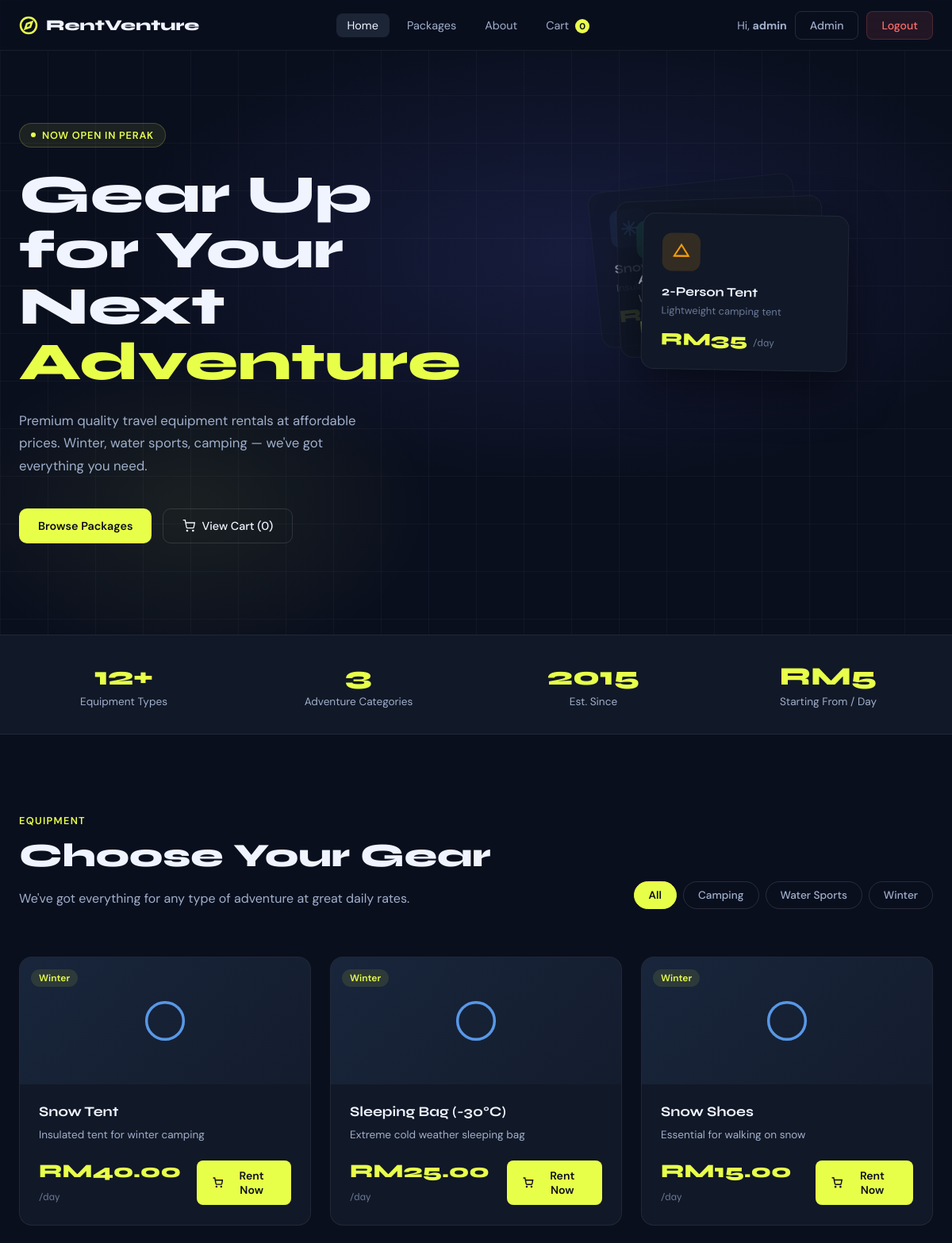
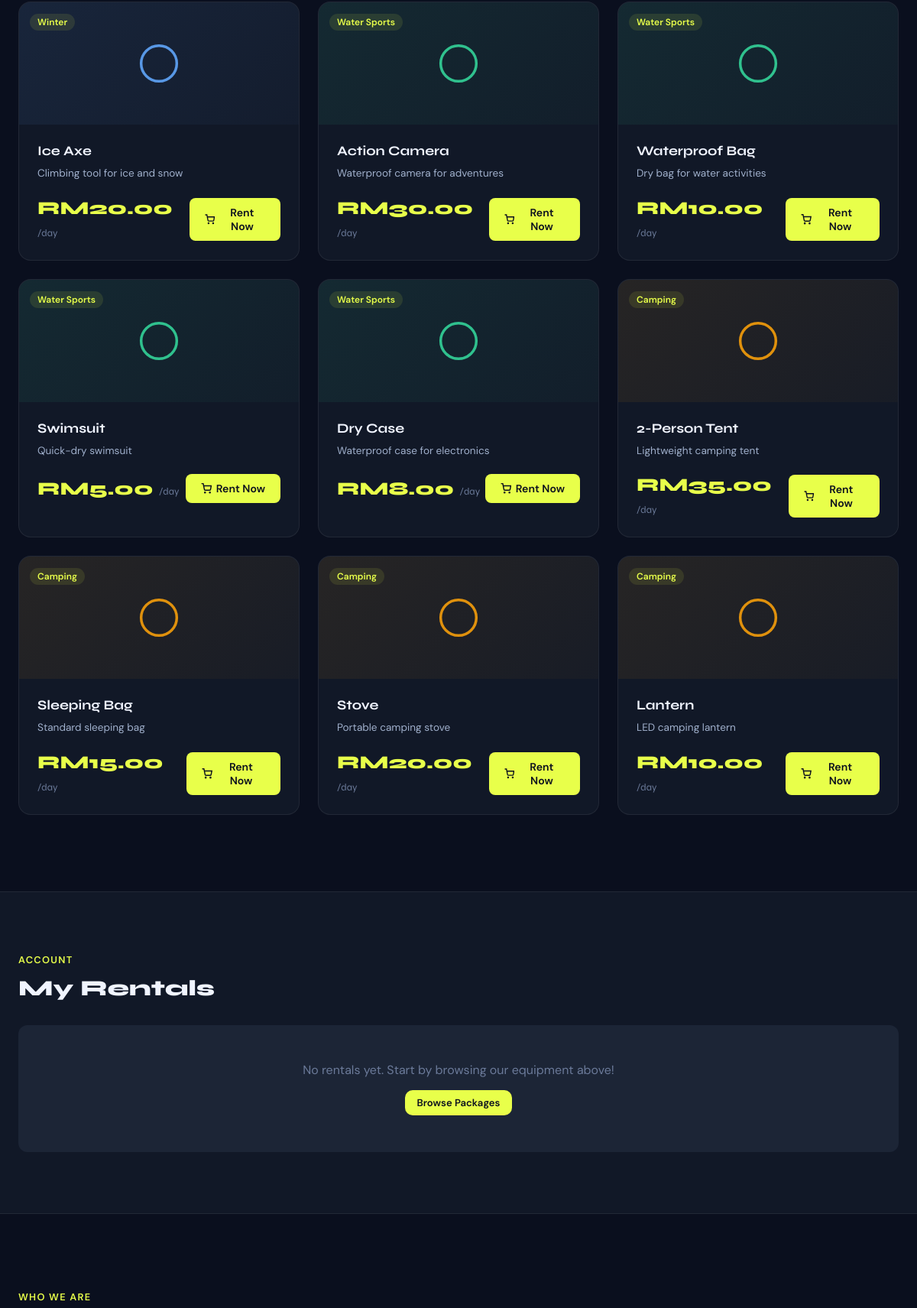
/index.php (signed in, upper part), run on the app's committed database (2 pictures, top to bottom).
### tables this page shows
CREATE TABLE equipment (
    id INT AUTO_INCREMENT PRIMARY KEY,
    name VARCHAR(100) NOT NULL,
    description TEXT,
    price_per_day DECIMAL(10,2) NOT NULL,
    category VARCHAR(50),
    available BOOLEAN DEFAULT TRUE,
    created_at TIMESTAMP DEFAULT CURRENT_TIMESTAMP
);

### index.php (the view, shortened to what this page needs)
<?php
include 'config.php';
$query = "SELECT * FROM equipment WHERE available = 1";
$params = [];
$stmt = $pdo->prepare($query);
$stmt->execute($params);
$equipment = $stmt->fetchAll(PDO::FETCH_ASSOC);
$stmt = $pdo->query("SELECT DISTINCT category FROM equipment WHERE available = 1 ORDER BY category");
$categories = $stmt->fetchAll(PDO::FETCH_COLUMN);
$user_rentals = [];
if (isset($_SESSION['user_id'])) {
    $stmt = $pdo->prepare("SELECT r.*, e.name as equipment_name FROM rentals r JOIN equipment e ON r.equipment_id = e.id WHERE r.user_id = ? ORDER BY r.created_at DESC");
    $stmt->execute([$_SESSION['user_id']]);
    $user_rentals = $stmt->fetchAll(PDO::FETCH_ASSOC);
}
$category_icons = [
    'Winter'      => '<path d="M12 2v20M4.93 4.93l14.14 14.14M2 12h20M4.93 19.07l14.14-14.14"/>',
    'Water Sports'=> '<path d="M2 12s3-7 10-7 10 7 10 7-3 7-10 7-10-7-10-7z"/><circle cx="12" cy="12" r="3"/>',
    'Camping'     => '<polygon points="3 17 12 3 21 17"/><path d="M3 17h18"/>',
];
$category_colors = [
    'Winter'      => '#60a5fa',
    'Water Sports'=> '#34d399',
    'Camping'     => '#f59e0b',
];
?>
<!DOCTYPE html>
<html lang="en">
<head>
    <link rel="stylesheet" href="style.css">
</head>
<body>
    <nav class="navbar">
        <div class="navbar-inner">
            <a href="index.php" class="navbar-logo">
                <svg width="24" height="24" viewBox="0 0 24 24" fill="none" stroke="currentColor" stroke-width="2.5"><circle cx="12" cy="12" r="10"/><polygon points="16.24,7.76 14.12,14.12 7.76,16.24 9.88,9.88 16.24,7.76"/></svg>
                <span>RentVenture</span>
            </a>
            <ul class="navbar-links">
                <li><a href="#" class="active">Home</a></li>
                <li><a href="#packages">Packages</a></li>
                <li><a href="#about">About</a></li>
                <?php if (isset($_SESSION['user_id'])): ?>
                <li>
                    <a href="cart.php">
                        Cart
                        <span class="cart-badge"><?php echo count($_SESSION['cart'] ?? []); ?></span>
                    </a>
                </li>
                <?php endif; ?>
            </ul>
            <div class="navbar-actions">
                <?php if (isset($_SESSION['user_id'])): ?>
                    <span class="user-greeting">Hi, <strong><?php echo htmlspecialchars($_SESSION['username']); ?></strong></span>
                    <?php if ($_SESSION['role'] == 'admin'): ?>
                        <a href="admin.php" class="btn-nav btn-nav-ghost">Admin</a>
                    <?php endif; ?>
                    <a href="logout.php" class="btn-nav btn-nav-danger">Logout</a>
                <?php else: ?>
                    <a href="login.php" class="btn-nav btn-nav-ghost">Login</a>
                    <a href="register.php" class="btn-nav btn-nav-accent">Sign Up</a>
                <?php endif; ?>
            </div>
        </div>
    </nav>
    <section class="hero">
        <div class="hero-bg"></div>
        <div class="hero-grid"></div>
        <div class="hero-inner">
            <div class="hero-content">
                <div class="hero-eyebrow">
                    <div class="hero-eyebrow-dot"></div>
                    Now open in Perak
                </div>
                <h1>Gear Up for Your Next <em>Adventure</em></h1>
                <p class="hero-sub">Premium quality travel equipment rentals at affordable prices. Winter, water sports, camping — we've got everything you need.</p>
                <div class="hero-cta">
                    <a href="#packages" class="btn btn-accent">Browse Packages</a>
                    <?php if (!isset($_SESSION['user_id'])): ?>
                    <a href="register.php" class="btn btn-outline">Create Free Account</a>
                    <?php else: ?>
                    <a href="cart.php" class="btn btn-outline">
                        <svg width="16" height="16" viewBox="0 0 24 24" fill="none" stroke="currentColor" stroke-width="2"><circle cx="9" cy="21" r="1"/><circle cx="20" cy="21" r="1"/><path d="M1 1h4l2.68 13.39a2 2 0 0 0 2 1.61h9.72a2 2 0 0 0 2-1.61L23 6H6"/></svg>
                        View Cart (<?php echo count($_SESSION['cart'] ?? []); ?>)
                    </a>
                    <?php endif; ?>
                </div>
            </div>
            <div class="hero-visual">
                <div class="hero-card-stack">
                    <div class="stack-card">
                        <div class="card-icon" style="background:rgba(96,165,250,0.15);">
                        </div>
                        <h3>Snow Tent</h3>
                        <p>Insulated for extreme cold</p>
                        <div class="stack-price">RM40 <span>/day</span></div>
                    </div>
                    <div class="stack-card">
                        <div class="card-icon" style="background:rgba(52,211,153,0.15);">
                        </div>
                        <h3>Action Camera</h3>
                        <p>Waterproof adventure cam</p>
                        <div class="stack-price">RM30 <span>/day</span></div>
                    </div>
                    <div class="stack-card">
                        <div class="card-icon" style="background:rgba(245,158,11,0.15);">
                            <svg width="24" height="24" viewBox="0 0 24 24" fill="none" stroke="#f59e0b" stroke-width="2"><polygon points="3 17 12 3 21 17"/><path d="M3 17h18"/></svg>
                        </div>
                        <h3>2-Person Tent</h3>
                        <p>Lightweight camping tent</p>
                        <div class="stack-price">RM35 <span>/day</span></div>
                    </div>
                </div>
            </div>
        </div>
    </section>
    <div class="stats-row">
        <div class="stats-inner">
            <div>
                <div class="stat-num">12+</div>
                <div class="stat-label">Equipment Types</div>
            </div>
            <div>
                <div class="stat-num">3</div>
                <div class="stat-label">Adventure Categories</div>
            </div>
            <div>
                <div class="stat-num">2015</div>
                <div class="stat-label">Est. Since</div>
            </div>
            <div>
                <div class="stat-num">RM5</div>
                <div class="stat-label">Starting From / Day</div>
            </div>
        </div>
    </div>
    <section id="packages" class="packages-section">
        <div class="packages-header">
            <div>
                <p class="section-label">Equipment</p>
                <h2 class="section-title">Choose Your Gear</h2>
                <p class="section-sub">We've got everything for any type of adventure at great daily rates.</p>
            </div>
            <div class="filter-bar">
                <a href="index.php#packages" class="filter-btn <?php echo !isset($_GET['category']) ? 'active' : ''; ?>">All</a>
                <?php foreach ($categories as $cat): ?>
                    <a href="index.php?category=<?php echo urlencode($cat); ?>#packages"
                       class="filter-btn <?php echo (isset($_GET['category']) && $_GET['category'] == $cat) ? 'active' : ''; ?>">
                        <?php echo htmlspecialchars($cat); ?>
                    </a>
                <?php endforeach; ?>
            </div>
        </div>
        <?php if (empty($equipment)): ?>
            <div style="max-width:1200px;margin:0 auto;text-align:center;padding:80px 0;color:var(--muted);">
                <p style="font-size:1.1rem;margin-bottom:16px;">No equipment in this category.</p>
                <a href="index.php#packages" class="btn btn-outline">View All</a>
            </div>
        <?php else: ?>
        <div class="equipment-grid">
            <?php foreach ($equipment as $item):
                $cat = $item['category'];
                $iconPath = $category_icons[$cat] ?? '<circle cx="12" cy="12" r="10"/>';
                $color = $category_colors[$cat] ?? '#6366f1';
            ?>
            <div class="eq-card">
                <div class="eq-card-top" style="background: linear-gradient(135deg, <?php echo $color; ?>18, <?php echo $color; ?>08);">
                    <svg width="56" height="56" viewBox="0 0 24 24" fill="none" stroke="<?php echo $color; ?>" stroke-width="1.5" stroke-linecap="round" stroke-linejoin="round">
                        <?php echo $iconPath; ?>
                    </svg>
                    <div class="eq-card-badge">
                        <span class="badge badge-category"><?php echo htmlspecialchars($cat); ?></span>
                    </div>
                </div>
                <div class="eq-card-body">
                    <h3 class="eq-card-name"><?php echo htmlspecialchars($item['name']); ?></h3>
                    <p class="eq-card-desc"><?php echo htmlspecialchars($item['description']); ?></p>
                    <div class="eq-card-footer">
                        <div class="eq-price">RM<?php echo number_format($item['price_per_day'], 2); ?> <span>/day</span></div>
                        <?php if (isset($_SESSION['user_id'])): ?>
                            <button class="rent-btn" onclick="openRentModal(<?php echo $item['id']; ?>, '<?php echo htmlspecialchars($item['name'], ENT_QUOTES); ?>')">
                                <svg width="14" height="14" viewBox="0 0 24 24" fill="none" stroke="currentColor" stroke-width="2.5"><circle cx="9" cy="21" r="1"/><circle cx="20" cy="21" r="1"/><path d="M1 1h4l2.68 13.39a2 2 0 0 0 2 1.61h9.72a2 2 0 0 0 2-1.61L23 6H6"/></svg>
                                Rent Now
                            </button>
                        <?php else: ?>
                            <a href="login.php" class="rent-btn rent-btn-ghost">Login to Rent</a>
                        <?php endif; ?>
                    </div>
                </div>
            </div>
            <?php endforeach; ?>
        </div>
        <?php endif; ?>
    </section>
    <?php if (isset($_SESSION['user_id'])): ?>
    <section class="rentals-section">
        <div class="rentals-inner">
            <p class="section-label">Account</p>
            <h2 class="section-title" style="font-size:1.8rem;">My Rentals</h2>
            <?php if (empty($user_rentals)): ?>
                <div style="margin-top:32px;padding:48px;background:var(--surface2);border-radius:12px;text-align:center;color:var(--muted);">
                    <p style="margin-bottom:16px;">No rentals yet. Start by browsing our equipment above!</p>
                    <a href="#packages" class="btn btn-accent btn-sm">Browse Packages</a>
                </div>
            <?php endif; ?>
        </div>
    </section>
    <?php endif; ?>
    <section id="about" class="about-section">
        <div class="about-inner">
            <div>
                <p class="section-label">Who We Are</p>
            </div>
        </div>
    </section>
</body>
</html>

### style.css (style rules this page uses)
:root { --bg: #0a0f1e; --surface: #111827; --surface2: #1c2536; --accent: #e8ff4a; --accent-dark: #c8df20; --accent2: #4ade80; --indigo: #6366f1; --text: #f0f4ff; --muted: #6b7a99; --muted2: #a0b0cc; --border: rgba(255,255,255,0.07); --border2: rgba(255,255,255,0.12); --error: #ff6b6b; --shadow: 0 4px 24px rgba(0,0,0,0.4); --radius: 12px; }
*, *::before, *::after { box-sizing: border-box; margin: 0; padding: 0; }
body { font-family: 'DM Sans', sans-serif; background: var(--bg); color: var(--text); }
.navbar { position: fixed; top: 0; left: 0; right: 0; z-index: 100; background: rgba(10,15,30,0.85); backdrop-filter: blur(16px); -webkit-backdrop-filter: blur(16px); border-bottom: 1px solid var(--border); height: 64px; display: flex; align-items: center; }
.navbar-inner { width: 100%; max-width: 1200px; margin: 0 auto; padding: 0 24px; display: flex; align-items: center; justify-content: space-between; }
.navbar-logo { display: flex; align-items: center; gap: 10px; text-decoration: none; }
.navbar-logo svg { color: var(--accent); }
.navbar-logo span { font-family: 'Syne', sans-serif; font-weight: 800; font-size: 1.2rem; color: var(--text); }
.navbar-links { display: flex; align-items: center; gap: 8px; list-style: none; }
.navbar-links a { color: var(--muted2); text-decoration: none; font-size: 0.9rem; padding: 6px 14px; border-radius: 8px; transition: color 0.2s, background 0.2s; }
.navbar-links a:hover, .navbar-links a.active { color: var(--text); background: var(--surface2); }
.navbar-actions { display: flex; align-items: center; gap: 10px; }
.btn-nav { padding: 8px 18px; border-radius: 8px; font-size: 0.88rem; font-weight: 500; cursor: pointer; text-decoration: none; transition: all 0.2s; border: none; }
.btn-nav-ghost { background: transparent; color: var(--muted2); border: 1px solid var(--border2); }
.btn-nav-danger { background: rgba(255,107,107,0.1); color: #ff6b6b; border: 1px solid rgba(255,107,107,0.2); }
.cart-badge { background: var(--accent); color: #0a0f1e; font-size: 0.7rem; font-weight: 700; width: 18px; height: 18px; border-radius: 50%; display: inline-flex; align-items: center; justify-content: center; margin-left: 4px; vertical-align: middle; }
.user-greeting { color: var(--muted2); font-size: 0.88rem; }
.btn { display: inline-flex; align-items: center; gap: 8px; padding: 12px 24px; border-radius: 10px; font-family: 'DM Sans', sans-serif; font-size: 0.9rem; font-weight: 500; cursor: pointer; border: none; text-decoration: none; transition: all 0.2s; }
.btn-accent { background: var(--accent); color: #0a0f1e; font-weight: 600; }
.btn-outline { background: transparent; color: var(--text); border: 1px solid var(--border2); }
.btn-sm { padding: 8px 16px; font-size: 0.82rem; }
.badge { display: inline-flex; align-items: center; padding: 3px 10px; border-radius: 100px; font-size: 0.75rem; font-weight: 600; }
.badge-category { background: rgba(232,255,74,0.1); color: var(--accent); }
.section-label { font-size: 0.8rem; font-weight: 600; letter-spacing: 0.1em; text-transform: uppercase; color: var(--accent); margin-bottom: 12px; }
.section-title { font-family: 'Syne', sans-serif; font-size: clamp(1.8rem, 4vw, 2.6rem); font-weight: 800; line-height: 1.15; margin-bottom: 16px; }
.section-sub { color: var(--muted2); font-size: 1rem; line-height: 1.7; max-width: 520px; }

### data on the page
equipment: category "Winter", name "Snow Tent", description "Insulated tent for winter camping", price_per_day "40.00"
equipment: category "Winter", name "Sleeping Bag (-30°C)", description "Extreme cold weather sleeping bag", price_per_day "25.00"
equipment: category "Winter", name "Snow Shoes", description "Essential for walking on snow", price_per_day "15.00"
equipment: category "Winter", name "Ice Axe", description "Climbing tool for ice and snow", price_per_day "20.00"
equipment: category "Water Sports", name "Action Camera", description "Waterproof camera for adventures", price_per_day "30.00"
equipment: category "Water Sports", name "Waterproof Bag", description "Dry bag for water activities", price_per_day "10.00"
equipment: category "Water Sports", name "Swimsuit", description "Quick-dry swimsuit", price_per_day "5.00"
equipment: category "Water Sports", name "Dry Case", description "Waterproof case for electronics", price_per_day "8.00"
equipment: category "Camping", name "2-Person Tent", description "Lightweight camping tent", price_per_day "35.00"
equipment: category "Camping", name "Sleeping Bag", description "Standard sleeping bag", price_per_day "15.00"
equipment: category "Camping", name "Stove", description "Portable camping stove", price_per_day "20.00"
equipment: category "Camping", name "Lantern", description "LED camping lantern", price_per_day "10.00"

### other printed values
count($_SESSION['cart'] ?? []) "0"
$_SESSION['username'] "admin"
$cat "Camping"
$cat "Water Sports"
$cat "Winter"
